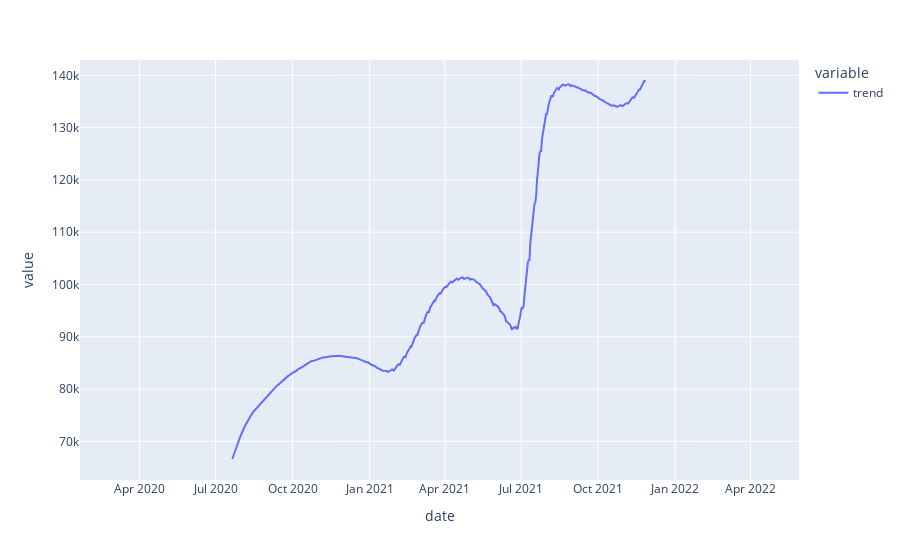

Notebook code for this chart:
### Code cell
px.line(trend)

### Figure 1 — Plotly figure (JSON) as saved in the notebook; plotly's stock layout.template omitted (floating-point values rounded to 4 significant figures; data arrays with more than 128 entries replaced by an {"elided": "..."} marker saying what was removed)
{"data": [{"hovertemplate": "variable=trend<br>date=%{x}<br>value=%{y}<extra></extra>", "legendgroup": "trend", "line": {"color": "#636efa", "dash": "solid"}, "marker": {"symbol": "circle"}, "mode": "lines", "name": "trend", "orientation": "v", "showlegend": true, "type": "scatter", "x": {"elided": "858 str values"}, "xaxis": "x", "y": {"elided": "858 float values"}, "yaxis": "y"}], "layout": {"autosize": true, "legend": {"title": {"text": "variable"}, "tracegroupgap": 0}, "margin": {"t": 60}, "xaxis": {"anchor": "y", "autorange": true, "domain": [0, 1], "range": ["2020-01-21", "2022-05-29"], "title": {"text": "date"}, "type": "date"}, "yaxis": {"anchor": "x", "autorange": true, "domain": [0, 1], "range": [62600.0, 142900.0], "title": {"text": "value"}, "type": "linear"}}}
